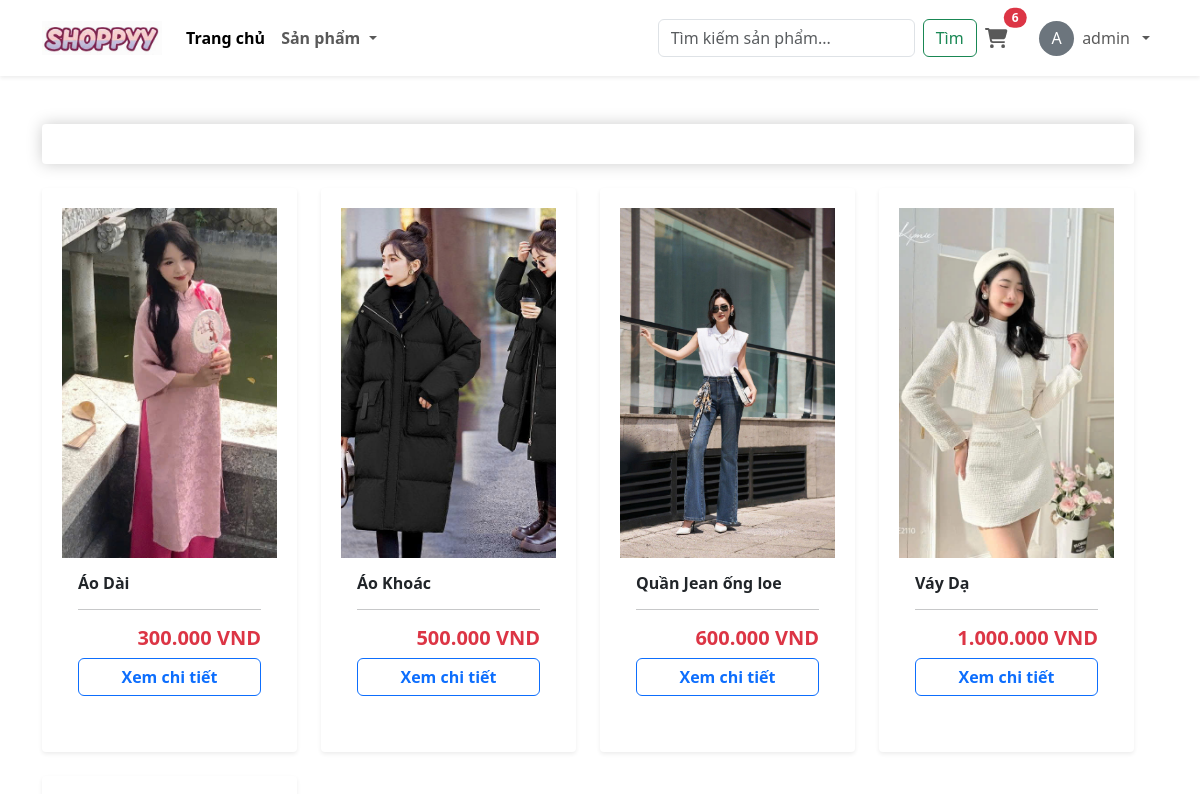
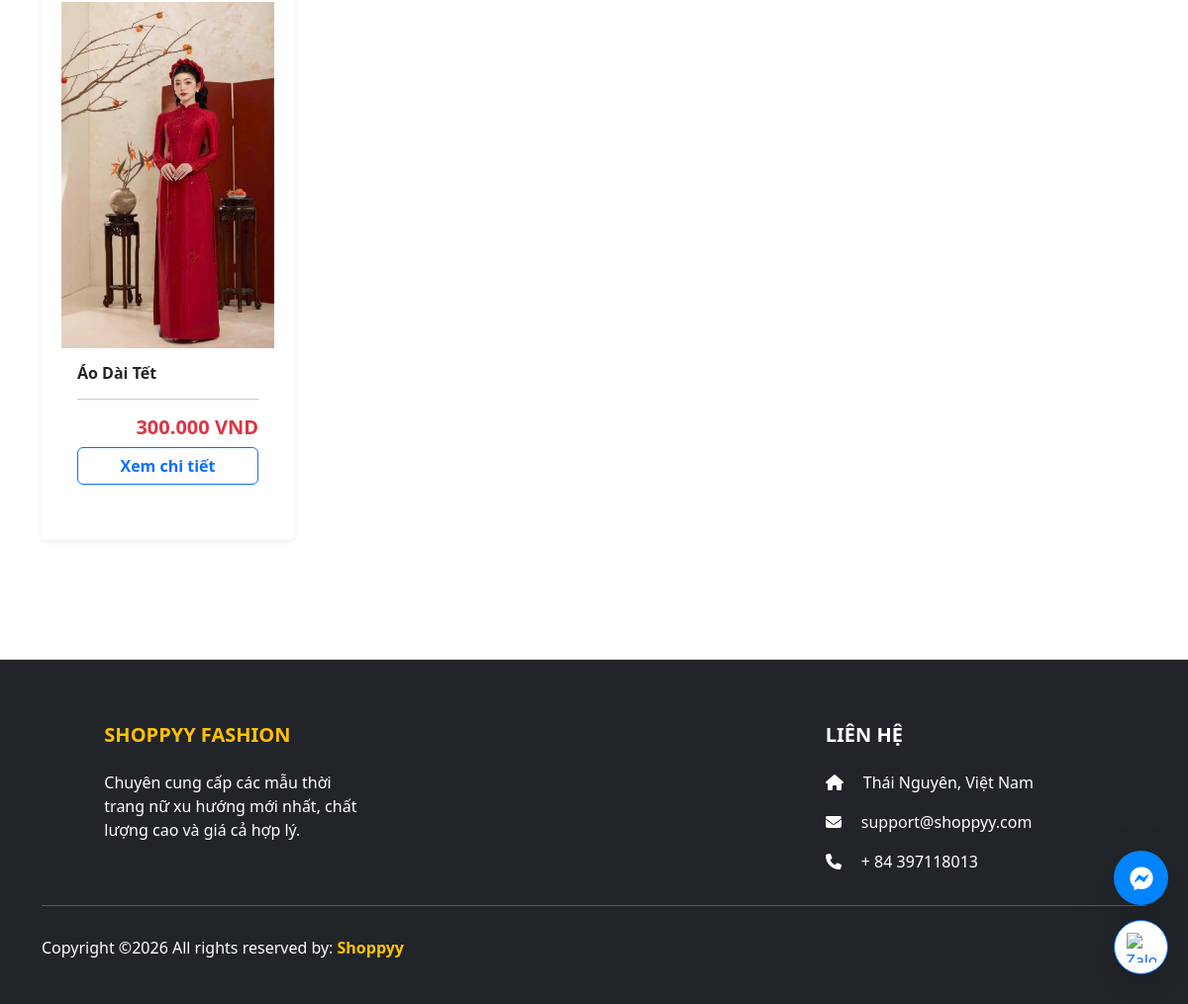
Page /category/ (signed in) on the committed database (2 pictures, top to bottom).
### app/models.py (models this page shows, shortened)
class Product(models.Model):
    category = models.ManyToManyField(Category, related_name='product', verbose_name="Thuộc danh mục")
    name = models.CharField(max_length=200, null=True, verbose_name="Tên sản phẩm")
    price = models.FloatField(verbose_name="Giá tiền")
    digital = models.BooleanField(default=False, null=True, blank=True, verbose_name="Sản phẩm số")
    image = models.ImageField(null=True, blank=True, verbose_name="Hình ảnh")
    stock = models.IntegerField(default=10, null=True, blank=True) # Số lượng tồn kho mặc định là 10
    flash_sale = models.ForeignKey('FlashSale', on_delete=models.SET_NULL, null=True, blank=True, verbose_name="Tham gia Sự kiện Sale")
    discount_percent = models.IntegerField(default=0, verbose_name="Giảm bao nhiêu % ?")
    sizes = models.ManyToManyField(Size, blank=True, verbose_name="Các size hiện có")
    class Meta:
        verbose_name = "Sản phẩm"
        verbose_name_plural = "2. Quản lý Sản phẩm"
    @property
    def final_price(self):
        if self.flash_sale and self.flash_sale.active:
            now = timezone.now()
            if self.flash_sale.start_date <= now <= self.flash_sale.end_date:
                if self.discount_percent > 0:
                    discount_amount = (self.price * self.discount_percent) / 100
                    return self.price - discount_amount
        return self.price
    @property
    def ImageURL(self):
        try:
            url = self.image.url
        except:
            url = ''
        return url

class FlashSale(models.Model):
    name = models.CharField(max_length=100, verbose_name="Tên sự kiện (VD: Đại lễ 30/4)")
    discount_percent = models.IntegerField(verbose_name="Phần trăm giảm (%)", default=0)
    start_date = models.DateTimeField(verbose_name="Bắt đầu từ")
    end_date = models.DateTimeField(verbose_name="Kết thúc lúc")
    active = models.BooleanField(default=True, verbose_name="Kích hoạt")

### app/views.py (the view)
# urls.py: path('category/', views.category, name="category"),
def category(request):
    if request.user.is_authenticated:
        order, created = Order.objects.get_or_create(customer=request.user, complete=False)
        cartItems = order.get_cart_items
    else:
        cartItems = 0
    categories = Category.objects.filter(is_sub=False)
    active_category = request.GET.get('category', '')
    products = Product.objects.all()
    if active_category:
        products = Product.objects.filter(category__slug=active_category)
    context = {
        'categories': categories,
        'products': products,
        'active_category': active_category,
        'cartItems': cartItems,
    }
    return render(request, 'app/category.html', context)

### app/models.py (called while the page is built)
    @property
    def get_cart_items(self):
        orderitems = self.orderitem_set.all()
        total = sum([item.quantity for item in orderitems])
        return total

### app/templates/app/category.html
{% extends 'app/base.html' %}
{% load static %}
{% load humanize %}
{% block cart_content %}
<div class="container my-5">
    <div class="row w-100">
        <div class="col-lg-12">
            <div class="box-element mb-4">
            </div>
            <div class="row">
                {% for product in products %}
                <div class="col-lg-3 col-md-6 mb-4">
                    <div class="box-element product h-100 shadow-sm border-0">
                        <img class="thumbnail w-100" src="{{product.ImageURL}}" style="height: 350px; object-fit: cover;">
                        <div class="p-3">
                            <h6 class="text-truncate"><strong>{{product.name}}</strong></h6>
                            <hr>
                            <h5 class="mt-3 text-danger text-end"><strong>{{ product.final_price|floatformat:0|intcomma }} VND</strong></h5>
                            <a href="{% url 'detail' product.id %}" class="btn btn-outline-primary w-100 fw-bold">Xem chi tiết</a>
                        </div>
                    </div>
                </div>
                {% empty %}
                <div class="col-12 text-center py-5">
                </div>
                {% endfor %}
            </div>
        </div>
    </div>
</div>
{% endblock cart_content %}

### app/templates/app/base.html (shortened to what this page needs)
{% load static %}
<!DOCTYPE html>
<html lang="vi">
<head>
    <link href="https://cdn.jsdelivr.net/npm/bootstrap@5.3.2/dist/css/bootstrap.min.css" rel="stylesheet">
    <link href="{% static 'app/css/owl.carousel.min.css' %}" rel='stylesheet' />
    <link href="{% static 'app/css/all.min.css' %}" rel='stylesheet' />
    <link href="{% static 'app/css/style.css' %}" rel='stylesheet' />
    <link rel="stylesheet" href="https://cdnjs.cloudflare.com/ajax/libs/font-awesome/6.4.0/css/all.min.css">
</head>
<body class="d-flex flex-column min-vh-100">
    <nav class="navbar navbar-expand-lg navbar-light bg-white shadow-sm sticky-top">
        <div class="container">
            <a class="navbar-brand" href="{% url 'home' %}">
                <img src="{% static 'app/images/logo2.jpg' %}" width="120" height="50" style="object-fit: contain;" alt="Logo"/>
            </a>
            <div class="collapse navbar-collapse" id="mainNavbar">
                <ul class="navbar-nav me-auto mb-2 mb-lg-0 fw-semibold">
                    <li class="nav-item">
                        <a class="nav-link active" href="{% url 'home' %}">Trang chủ</a>
                    </li>
                    <li class="nav-item dropdown">
                        <a class="nav-link dropdown-toggle" href="#" id="navbarDropdown" role="button" data-bs-toggle="dropdown" aria-expanded="false">
                            Sản phẩm
                        </a>
                    </li>
                </ul>
                <form class="d-flex" method="GET" action="{% url 'search' %}">
                    <input class="form-control me-2" type="search" placeholder="Tìm kiếm sản phẩm..." name="searched">
                    <button class="btn btn-outline-success" type="submit">Tìm</button>
                </form>
                <ul class="navbar-nav mb-2 mb-lg-0 align-items-center">
                    <li class="nav-item me-3">
                        <a class="nav-link position-relative" href="{% url 'cart' %}">
                            <i class="fas fa-shopping-cart fa-lg"></i>
                            <span class="position-absolute top-0 start-100 translate-middle badge rounded-pill bg-danger">
                                {{ cartItems|default:0 }}
                            </span>
                        </a>
                    </li>
                    {% if request.user.is_authenticated %}
                    <li class="nav-item dropdown">
                        <a class="nav-link dropdown-toggle d-flex align-items-center gap-2" href="#" role="button" data-bs-toggle="dropdown">
                            <div class="rounded-circle bg-secondary text-white d-flex justify-content-center align-items-center" style="width: 35px; height: 35px;">
                                {{ request.user.username|make_list|first|upper }}
                            </div>
                            <span>{{ request.user.username }}</span>
                        </a>
                    </li>
                    {% endif %}
                </ul>
            </div>
        </div>
    </nav>
    <main class="flex-grow-1">
        {% block cart_content %}{% endblock cart_content %}
    </main>
    <footer class="bg-dark text-white pt-5 pb-4 mt-5">
        <div class="container text-center text-md-start">
            <div class="row text-center text-md-start">
                <div class="col-md-3 col-lg-3 col-xl-3 mx-auto mt-3">
                    <h5 class="text-uppercase mb-4 fw-bold text-warning">Shoppyy Fashion</h5>
                    <p>Chuyên cung cấp các mẫu thời trang nữ xu hướng mới nhất, chất lượng cao và giá cả hợp lý.</p>
                </div>
                <div class="col-md-2 col-lg-2 col-xl-2 mx-auto mt-3"></div>
                <div class="col-md-4 col-lg-3 col-xl-3 mx-auto mt-3">
                    <h5 class="text-uppercase mb-4 fw-bold">Liên hệ</h5>
                    <p><i class="fas fa-home me-3"></i> Thái Nguyên, Việt Nam</p>
                    <p><i class="fas fa-envelope me-3"></i> support@shoppyy.com</p>
                    <p><i class="fas fa-phone me-3"></i> + 84 397118013</p>
                </div>
            </div>
            <hr class="mb-4">
            <div class="row align-items-center">
                <div class="col-md-7 col-lg-8">
                    <p> Copyright ©2026 All rights reserved by:
                        <a href="#" style="text-decoration: none;"> <strong class="text-warning">Shoppyy</strong></a>
                    </p>
                </div>
                <div class="col-md-5 col-lg-4">
                    <div class="text-center text-md-end">
                        <ul class="list-unstyled list-inline">
                            <li class="list-inline-item"><a href="#" class="btn-floating btn-sm text-white" style="font-size: 23px;"></a></li>
                        </ul>
                    </div>
                </div>
            </div>
        </div>
    </footer>
    <div class="contact-buttons" style="position: fixed; bottom: 30px; right: 20px; z-index: 9999; display: flex; flex-direction: column; gap: 15px;">
        <a href="https://m.me/dinhngodz" target="_blank" class="contact-icon messenger shadow-lg rounded-circle text-center">
            <i class="fab fa-facebook-messenger text-white fs-4"></i>
        </a>
        <a href="https://zalo.me/0397118013" target="_blank" class="contact-icon zalo shadow-lg rounded-circle text-center">
            <img src="https://upload.wikimedia.org/wikipedia/commons/9/91/Icon_of_Zalo.svg" style="width: 30px; height: 30px;" alt="Zalo">
        </a>
    </div>
</body>
</html>

### app/static/app/css/style.css (style rules this page uses)
.box-element { box-shadow: hsl(0, 0%, 80%) 0 0 16px; background-color: #fff; border-radius: 8px; padding: 15px; margin-bottom: 25px; transition: all 0.3s ease; }
footer { background-color: #f8f9fa; border-top: 1px solid #ddd; padding: 30px 0; margin-top: 40px; color: #666; text-align: center; }
.box-element { box-shadow: hsl(0, 0%, 80%) 0 0 16px; background-color: #fff; border-radius: 4px; padding: 20px; margin-bottom: 20px; }

### app/templates/app/base.html (style rules this page uses)
html { scroll-behavior: smooth; }
.contact-icon { width: 55px; height: 55px; display: flex; align-items: center; justify-content: center; text-decoration: none; position: relative; transition: all 0.3s ease-in-out; }
.messenger { background: #0084ff; }
.zalo { background: #ffffff; border: 1px solid #0068ff; }
.messenger { animation: pulse-blue 2s infinite; }

### rows in the picture
Product: ImageURL (picture), name "Áo Dài", final_price "300.000"
Product: ImageURL (picture), name "Áo Khoác", final_price "500.000"
Product: ImageURL (picture), name "Quần Jean ống loe", final_price "600.000"
Product: ImageURL (picture), name "Váy Dạ", final_price "1.000.000"
Product: ImageURL (picture), name "Áo Dài Tết", final_price "300.000"

### other values in the picture
{{ cartItems|default:0 }} "6"
{{ request.user.username|make_list|first|upper }} "A"
{{ request.user.username }} "admin"
